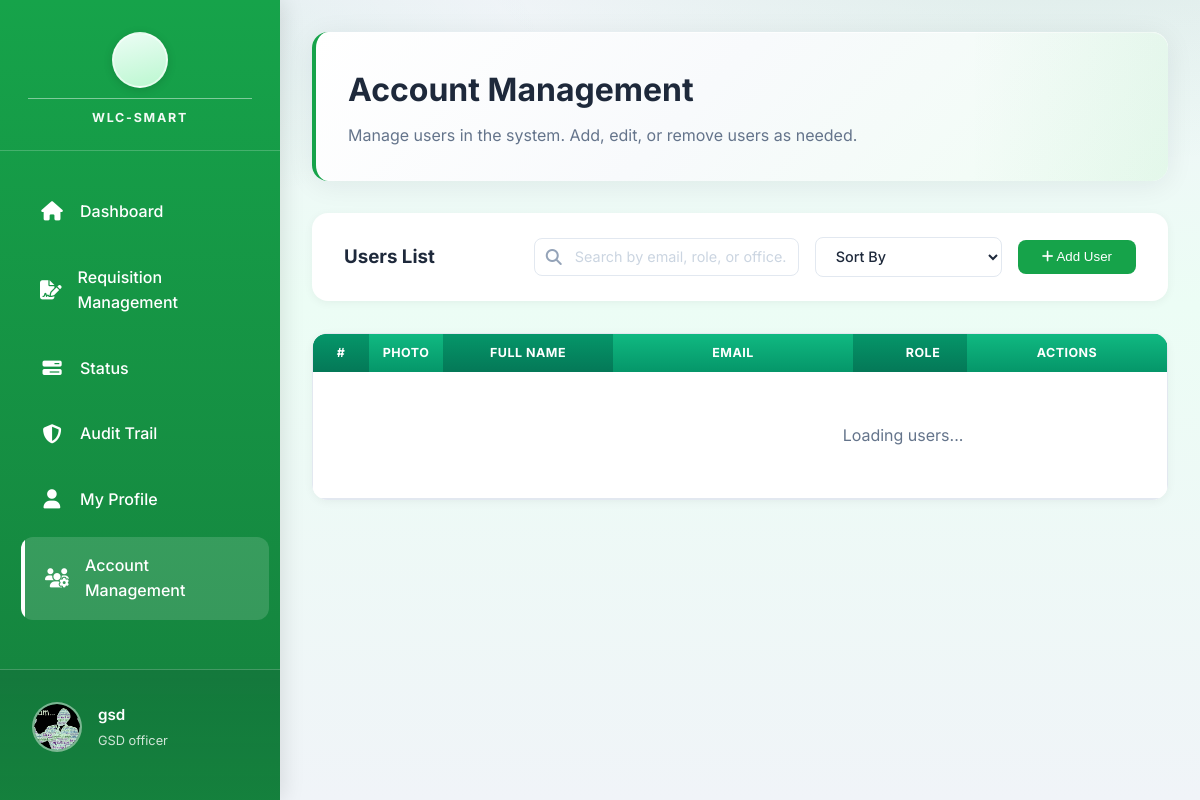
The app's page /public/pages/account_management.php (signed in) with its own data.
### tables this page shows
CREATE TABLE `user` (
  `user_id` int(11) NOT NULL,
  `Email` varchar(191) NOT NULL COMMENT 'Login email (kept as Email for backward compatibility)',
  `password` varchar(255) NOT NULL COMMENT 'Store hashed password (bcrypt/argon2)',
  `role` enum('Inventory Manager','Dean','Laboratory Manager','Comptroller','President','Employee','User','GSD officer') NOT NULL DEFAULT 'User',
  `failed_attempts` tinyint(3) UNSIGNED NOT NULL DEFAULT 0 COMMENT 'Failed login counter',
  `lock_time` datetime DEFAULT NULL COMMENT 'When account lock was triggered',
  `created_at` datetime NOT NULL DEFAULT current_timestamp() COMMENT 'Record creation timestamp',
  `updated_at` datetime NOT NULL DEFAULT current_timestamp() ON UPDATE current_timestamp() COMMENT 'Last profile/account update',
  `deleted_at` datetime DEFAULT NULL COMMENT 'Soft-delete timestamp',
  `office_id` int(11) DEFAULT NULL,
  `photo_url` varchar(500) DEFAULT NULL COMMENT 'Profile photo URL/path',
  `full_name` varchar(150) DEFAULT NULL COMMENT 'User full name for profile/UI',
  `contact_number` varchar(20) DEFAULT NULL COMMENT 'Mobile/telephone number',
  `has_consented` tinyint(1) NOT NULL DEFAULT 0 COMMENT 'Accepted Privacy Notice + T&C',
  `consent_version` varchar(10) DEFAULT NULL COMMENT 'Policy version accepted (e.g., 2026-01)',
  `consent_date` datetime DEFAULT NULL COMMENT 'When consent was given',
  `last_login` datetime DEFAULT NULL COMMENT 'Most recent successful login',
  `account_status` enum('active','disabled','locked') NOT NULL DEFAULT 'active' COMMENT 'Account lifecycle state',
  `password_updated_at` datetime DEFAULT NULL COMMENT 'Last password change date',
  `remember_token` varchar(255) DEFAULT NULL COMMENT 'Persistent-login/session token hash'
);

### public/pages/account_management.php (the view, shortened to what this page needs)
<?php
$db = Database::connect();
$stmt = $db->prepare("SELECT * FROM user WHERE user_id = ?");
$stmt->execute([$_SESSION['user_id']]);
$user = $stmt->fetch();
$initials = strtoupper(substr($user['Email'], 0, 1));
?>
<!DOCTYPE html>
<html lang="en">
<head>
<link rel="stylesheet" href="../assets/css/dashboard.css">
<link rel="stylesheet" href="../assets/css/account_management.css">
<link rel="stylesheet" href="../assets/css/loading.css">
<link rel="stylesheet" href="https://cdnjs.cloudflare.com/ajax/libs/font-awesome/6.5.0/css/all.min.css">
</head>
<body>
<aside class="sidebar" id="sidebar">
    <?php require __DIR__ . '/partials/sidebar_brand_header.php'; ?>
    <nav>
        <ul class="sidebar-nav">
            <li><a href="dashboard.php"><i class="fas fa-home"></i> Dashboard</a></li>
            <li><a href="requisition_management.php"><i class="fas fa-file-signature"></i> Requisition Management</a></li>
            <li><a href="requisition_status.php"><i class="fas fa-bars-progress"></i> Status</a></li>
            <li><a href="audit_trail.php"><i class="fas fa-shield-alt"></i> Audit Trail</a></li>
            <li><a href="my_profile.php"><i class="fas fa-user"></i> My Profile</a></li>
            <li><a href="account_management.php" class="active"><i class="fas fa-users-cog"></i> Account Management</a></li>
            <li><a href="facility_management.php"><i class="fas fa-building"></i> Facility Management</a></li>
        </ul>
    </nav>
    <div class="sidebar-footer">
        <div class="user-profile">
            <div class="user-avatar">
                <?php if (!empty($user['photo_url'])): ?>
                    <img src="../<?php echo htmlspecialchars($user['photo_url']); ?>" alt="Profile Photo" class="user-avatar-img">
                <?php else: ?>
                    <div class="user-avatar-initials"><?php echo $initials; ?></div>
                <?php endif; ?>
            </div>
            <div class="user-details">
                <h4><?php echo htmlspecialchars((string)($user['full_name'] ?? '') !== '' ? (string)$user['full_name'] : explode('@', (string)$user['Email'])[0]); ?></h4>
                <p><?php echo htmlspecialchars($user['role']); ?></p>
            </div>
        </div>
    </div>
</aside>
<main class="main-content account-management-container">
    <div class="page-header">
        <h1>Account Management</h1>
        <p>Manage users in the system. Add, edit, or remove users as needed.</p>
    </div>
    <div class="filter-section">
        <h3>Users List</h3>
        <div class="filter-controls">
            <div class="search-container">
                <input type="text" id="searchInput" placeholder="Search by email, role, or office..." class="search-input">
            </div>
            <select id="sortDropdown" class="sort-dropdown">
                <option value="">Sort By</option>
            </select>
            <button class="btn-filter" id="addUserBtn"><i class="fas fa-plus"></i> Add User</button>
        </div>
    </div>
    <div class="table-container">
        <div class="table-wrapper">
            <table>
                <thead>
                    <tr>
                        <th>#</th>
                        <th>Photo</th>
                        <th>Full Name</th>
                        <th>Email</th>
                        <th>Role</th>
                        <th>Status</th>
                        <th>Office</th>
                        <th>Actions</th>
                    </tr>
                </thead>
                <tbody id="usersTableBody">
                    <tr>
                        <td colspan="8" style="text-align:center;padding:50px;color:#64748b;">Loading users...</td>
                    </tr>
                </tbody>
            </table>
        </div>
    </div>
</main>
</body>
</html>

### public/assets/css/account_management.css (style rules this page uses)
.account-management-container { animation:fadeIn 0.5s ease; }
.filter-section { background:white; padding:1.5rem 2rem; border-radius:16px; box-shadow:0 2px 10px rgba(0,0,0,0.05); margin-bottom:2rem; display:flex; align-items:center; justify-content:space-between; flex-wrap:wrap; gap:1rem; animation:slideDown 0.5s ease; }
.filter-controls button { padding:0.6rem 1.5rem; background:#16a34a; color:white; border:none; border-radius:8px; cursor:pointer; font-weight:500; transition: all 0.3s ease; }
.filter-controls { display: flex; align-items: center; gap: 1rem; flex-wrap: wrap; }
.search-container { position: relative; flex: 1; min-width: 250px; max-width: 350px; }
.search-input { width: 100%; padding: 0.6rem 0.75rem 0.6rem 2.5rem; border: 1px solid #e2e8f0; border-radius: 8px; font-size: 0.9rem; transition: all 0.3s ease; font-family: inherit; }
.search-input::placeholder { color: #cbd5e1; }
.sort-dropdown { padding: 0.6rem 1rem; border: 1px solid #e2e8f0; border-radius: 8px; background-color: white; color: #1e293b; cursor: pointer; font-weight: 500; font-size: 0.9rem; transition: all 0.3s ease; font-family: inherit; }
.sort-dropdown option { padding: 0.5rem; }
.table-container { animation:fadeInUp 0.6s ease; }
.table-wrapper { overflow-x:auto; overflow-y:hidden; border:1px solid #e2e8f0; border-radius:12px; background:#fff; }
.table-wrapper table { width:100%; min-width:980px; border-collapse:collapse; table-layout:fixed; }
.table-wrapper th,.table-wrapper td { padding:0.75rem 0.85rem; text-align:left; border-bottom:1px solid #e2e8f0; vertical-align:middle; }
.table-wrapper th { white-space:nowrap; position:sticky; top:0; background:#f8fafc; z-index:2; }
.table-wrapper td { white-space:nowrap; overflow:hidden; text-overflow:ellipsis; }
.table-wrapper thead th { font-weight:700;font-size:0.82rem; }
.table-wrapper th:nth-child(1), .table-wrapper td:nth-child(1) { width:56px; }
.table-wrapper th:nth-child(2), .table-wrapper td:nth-child(2) { width:74px; }
.table-wrapper th:nth-child(3), .table-wrapper td:nth-child(3) { width:170px; }
.table-wrapper th:nth-child(4), .table-wrapper td:nth-child(4) { width:240px; }
.table-wrapper th:nth-child(5), .table-wrapper td:nth-child(5) { width:140px; }
.table-wrapper th:nth-child(6), .table-wrapper td:nth-child(6) { width:130px; }
.table-wrapper th:nth-child(7), .table-wrapper td:nth-child(7) { width:170px; }
.table-wrapper th:nth-child(8), .table-wrapper td:nth-child(8) { width:200px; }
.table-wrapper th:last-child, .table-wrapper td:last-child { position:sticky; right:0; background:#fff; z-index:3; }
.table-wrapper th:last-child { background:#f8fafc; }
.table-wrapper td:last-child { overflow:visible; text-overflow:clip; }
.table-wrapper td { position: relative; z-index: 1; }

### records on screen
user: photo_url (picture), full_name+Email "gsd", role "GSD officer"
